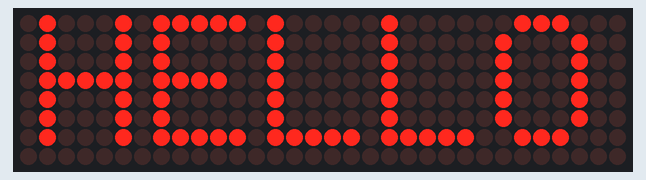
Bench run of a sketch on a simulated ESP8266 (Wemos D1 mini). On the bench: 32×8 LED matrix. WiFi joins after 1.5 s; servers stay silent unless stated; what the sketch prints to the serial monitor is not drawn.

Above: at 1.6 s.

The sketch:

call_number_led_noscroll_ok.ino
```cpp
//################# LIBRARIES ##########################
#include <ESP8266WiFi.h>
#include <ESP8266WebServer.h>
#include <SPI.h>
#include <Adafruit_GFX.h>
#include <MD_Parola.h>

const char *ssid     = "TiDo"; //Thay đổi tên wifi
const char *password = "5544332211"; //Thay đổi mật khẩu

int pinCS = D4; // Attach CS to this pin, DIN to MOSI and CLK to SCK (cf http://arduino.cc/en/Reference/SPI )
String message, webpage;

//----------------------------------
// Define hardware type, size, and output pins:
#define HARDWARE_TYPE MD_MAX72XX::FC16_HW
#define MAX_DEVICES 4
#define CS_PIN D4

// Create a new instance of the MD_Parola class with hardware SPI connection:
MD_Parola myDisplay = MD_Parola(HARDWARE_TYPE, CS_PIN, MAX_DEVICES);
//----------------------------------

// Set your Static IP address
IPAddress local_IP(192, 168, 1, 252);//Thay đổi địa chỉ ip
// Set your Gateway IP address
IPAddress gateway(192, 168, 1, 1);

IPAddress subnet(255, 255, 255, 0);
IPAddress primaryDNS(8, 8, 8, 8);   //optional
IPAddress secondaryDNS(8, 8, 4, 4); //optional

//################# DISPLAY CONNECTIONS ################
// LED Matrix Pin -> ESP8266 Pin
// Vcc            -> 3v  (3V on NodeMCU 3V3 on WEMOS)
// Gnd            -> Gnd (G on NodeMCU)
// DIN            -> D7  (Same Pin for WEMOS)
// CS             -> D4  (Same Pin for WEMOS)
// CLK            -> D5  (Same Pin for WEMOS)

//################ PROGRAM SETTINGS ####################
String version = "v1.0";       // Version of this program
ESP8266WebServer server(80); // Start server on port 80 (default for a web-browser, change to your requirements, e.g. 8080 if your Router uses port 80
                               // To access server from the outside of a WiFi network e.g. ESP8266WebServer server(8266) add a rule on your Router that forwards a
                               // connection request to http://your_network_ip_address:8266 to port 8266 and view your ESP server from anywhere.
                               // Example http://yourhome.ip:8266 will be directed to http://192.168.0.40:8266 or whatever IP address your router gives to this server
String SITE_WIDTH =  "1000";

void setup() {
  Serial.begin(115200); // initialize serial communications
  // Configures static IP address
  if (!WiFi.config(local_IP, gateway, subnet, primaryDNS, secondaryDNS)) {
    Serial.println("STA Failed to configure");
  }

  // Connect to Wi-Fi network with SSID and password
  Serial.print("Connecting to ");
  Serial.println(ssid);
  WiFi.begin(ssid, password);
  while (WiFi.status() != WL_CONNECTED) {
    delay(500);
    Serial.print(".");
  }
  // Print local IP address and start web server
  Serial.println("");
  Serial.println("WiFi connected.");
  Serial.println("IP address: ");
  Serial.println(WiFi.localIP());

  //----------------------------------------------------------------------
  server.on("/",GetMessage);
  server.begin(); Serial.println(F("Webserver started..."));

  //-------------------------------
  // Intialize the object:
  myDisplay.begin();
  // Set the intensity (brightness) of the display (0-15):
  myDisplay.setIntensity(2);
  // Clear the display:
  myDisplay.displayClear();

  message = "HELLO";
}

void loop() {
  server.handleClient();
  display_message_pa(message);

}

void display_message_pa(String message){
  myDisplay.setIntensity(7);
  myDisplay.setTextAlignment(PA_CENTER);
  myDisplay.print(message);
}

void GetMessage() {
  webpage = ""; // don't delete this command, it ensures the server works reliably!
  append_page_header();
  String IPaddress = WiFi.localIP().toString();

  append_page_footer();
  server.send(200, "text/html", webpage); // Send a response to the client to enter their inputs, if needed, Enter=defaults
  if (server.args() > 0 ) { // Arguments were received
    for ( uint8_t i = 0; i < server.args(); i++ ) {
      String Argument_Name   = server.argName(i);
      String client_response = server.arg(i);
      if (Argument_Name == "message")    message = client_response;
    }
  }
}

void append_page_header() {

}

void append_page_footer(){ // Saves repeating many lines of code for HTML page footers

}
```
